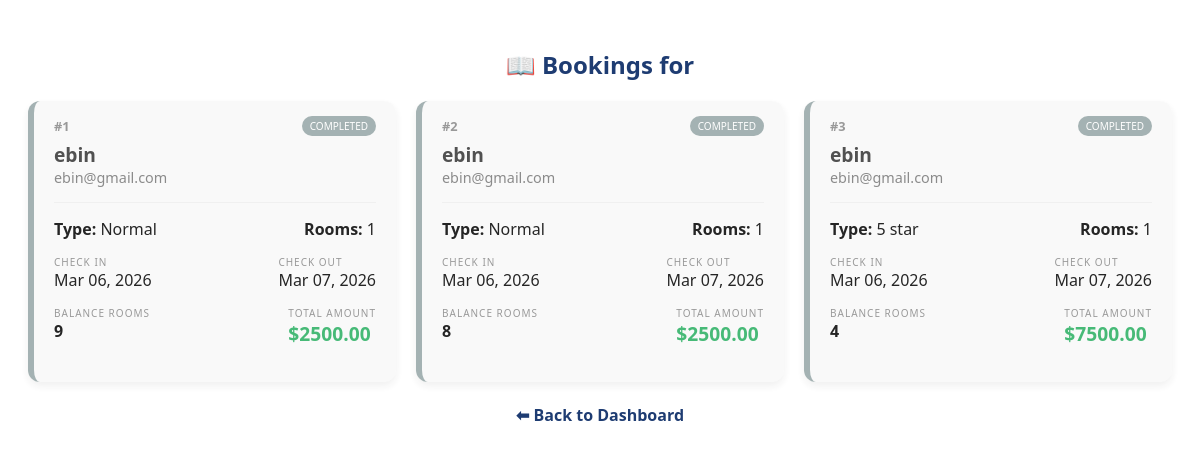
/hotel/dashboard/bookings/ (signed in), run on the app's committed database.
### stayhub/models.py (models this page shows, shortened)
class Hotelbooking(models.Model):
    ROOM_CHOICES = (
        ('Normal', 'Normal'),
        ('2 star', '2 star'),
        ('5 star', '5 star'),
        ('delux', 'delux'),
    )
    user = models.ForeignKey(User, on_delete=models.CASCADE, related_name='bookings')
    hotel=models.ForeignKey(Hotel,on_delete=models.CASCADE,default=1)
    rooms=models.ForeignKey(Room,on_delete=models.CASCADE,default=1)
    assigned_room = models.ForeignKey(RoomNumber, on_delete=models.SET_NULL, null=True)
    room_type=models.CharField(max_length=100, choices=ROOM_CHOICES , default='Normal')
    name =models.CharField(max_length=100)
    email = models.EmailField()
    count = models.IntegerField()
    check_in = models.DateField()
    check_out = models.DateField()
    is_available =models.BooleanField(default=True)
    balance_rooms=models.IntegerField(default=0)
    total_amount=models.DecimalField (max_digits=10,decimal_places=2,default=0)

### stayhub/views.py (the view)
# urls.py: path('hotel/dashboard/bookings/',hotel_bookings_dashboard, name='hotel_bookings_dashboard'),
def hotel_bookings_dashboard(request):
    hotel_id = request.session.get('hotel_id')
    if not hotel_id:
        return redirect('hotels_login')
    bookings = Hotelbooking.objects.filter(hotel_id=hotel_id)
    return render(request, 'hotel_booking_dashboard.html', {
        'bookings': bookings
    })

### templates/hotel_booking_dashboard.html (shortened to what this page needs)
<div class="container" style="padding: 20px; font-family: 'Segoe UI', sans-serif;">
    <h2 style="text-align: center; color: #1e3c72;">📖 Bookings for {{ hotel.name }}</h2>
    <div class="booking-grid">
        {% now "Y-m-d" as today_str %}
        {% for booking in bookings %}
        <div class="booking-card {% if booking.check_out|date:'Y-m-d' < today_str %}expired{% endif %}">
            <div class="card-header">
                <span class="booking-id">#{{ booking.id }}</span>
                <span class="status-badge">
                    {% if booking.check_out|date:'Y-m-d' < today_str %}
                        Completed
                    {% else %}
                        Active
                    {% endif %}
                </span>
            </div>
            <div class="card-body">
                <div class="guest-name">{{ booking.name }}</div>
                <div class="guest-email">{{ booking.email }}</div>
                <hr>
                <div class="details-row">
                    <span><strong>Type:</strong> {{ booking.room_type }}</span>
                    <span><strong>Rooms:</strong> {{ booking.count }}</span>
                </div>
                <div class="date-row">
                    <div class="date-box">
                        <small>Check In</small>
                        <div>{{ booking.check_in|date:"M d, Y" }}</div>
                    </div>
                    <div class="date-box">
                        <small>Check Out</small>
                        <div>{{ booking.check_out|date:"M d, Y" }}</div>
                    </div>
                </div>
                <div class="financial-row">
                    <div>
                        <small>Balance Rooms</small>
                        <div class="val">{{ booking.balance_rooms }}</div>
                    </div>
                    <div>
                        <small>Total Amount</small>
                        <div class="val" style="color: #27ae60; font-size: 1.2rem;">${{ booking.total_amount }}</div>
                    </div>
                </div>
            </div>
        </div>
        {% empty %}
        <p style="text-align: center; width: 100%;">No bookings found for this hotel.</p>
        {% endfor %}
    </div>
    <br>
    <div style="text-align: center;">
        <a href="{% url 'hotel_dashboard' %}" style="text-decoration: none; color: #1e3c72; font-weight: bold;">
            ⬅ Back to Dashboard
        </a>
    </div>
</div>

### templates/hotel_booking_dashboard.html (style rules this page uses)
.booking-grid { display: grid; grid-template-columns: repeat(auto-fill, minmax(300px, 1fr)); gap: 20px; max-width: 1200px; margin: auto; }
.booking-card { background: white; border-radius: 12px; box-shadow: 0 4px 10px rgba(0,0,0,0.08); border-left: 6px solid #1e3c72; transition: 0.3s; }
.booking-card.expired { border-left: 6px solid #95a5a6; background-color: #f9f9f9; opacity: 0.85; }
.booking-card.expired .status-badge { background: #95a5a6; }
.card-header { padding: 15px 20px 5px; display: flex; justify-content: space-between; align-items: center; }
.booking-id { font-size: 0.8rem; color: #888; font-weight: bold; }
.status-badge { background: #1e3c72; color: white; font-size: 10px; padding: 3px 8px; border-radius: 20px; text-transform: uppercase; }
.card-body { padding: 0 20px 20px; }
.guest-name { font-size: 1.2rem; font-weight: bold; color: #333; }
.guest-email { font-size: 0.9rem; color: #777; margin-bottom: 10px; }
.details-row, .date-row, .financial-row { display: flex; justify-content: space-between; margin: 15px 0; }
.date-box small, .financial-row small { display: block; color: #888; text-transform: uppercase; font-size: 10px; letter-spacing: 1px; }
.val { font-weight: bold; }
hr { border: 0; border-top: 1px solid #eee; margin: 15px 0; }

### data on the page
Hotelbooking: id "1", shows "COMPLETED", name "ebin", email "ebin@gmail.com", room_type "Normal", count "1", check_in "Mar 06, 2026", check_out "Mar 07, 2026", balance_rooms "9", total_amount "2500.00"
Hotelbooking: id "2", shows "COMPLETED", name "ebin", email "ebin@gmail.com", room_type "Normal", count "1", check_in "Mar 06, 2026", check_out "Mar 07, 2026", balance_rooms "8", total_amount "2500.00"
Hotelbooking: id "3", shows "COMPLETED", name "ebin", email "ebin@gmail.com", room_type "5 star", count "1", check_in "Mar 06, 2026", check_out "Mar 07, 2026", balance_rooms "4", total_amount "7500.00"
